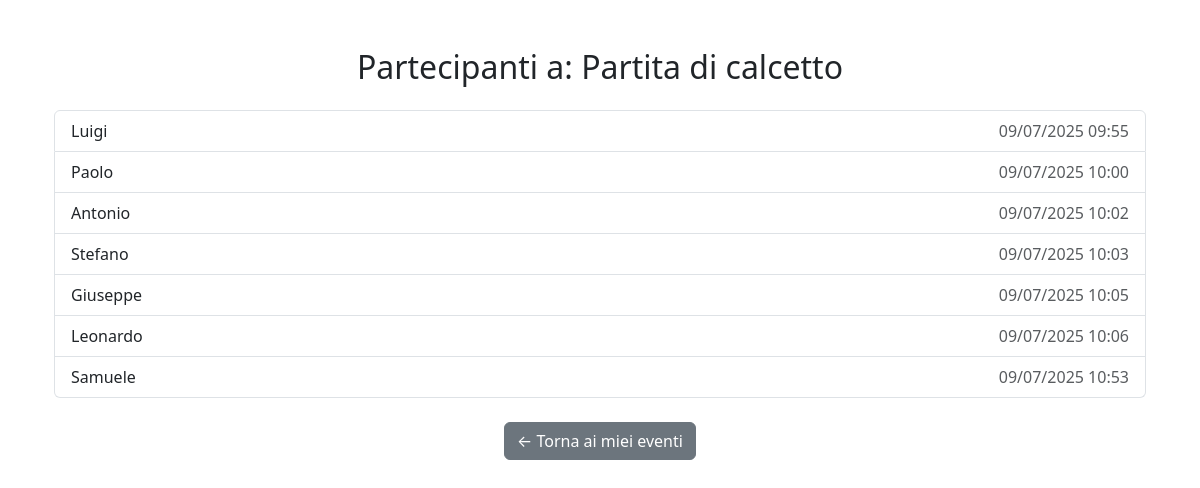
Screenshot of /9/attendees/ (signed in) with the database file from the repository.
### events/models.py (models this page shows, shortened)
class Event(models.Model):
    title = models.CharField(max_length=100)
    description = models.TextField()
    date = models.DateTimeField()
    location = models.CharField(max_length=200)
    organizer = models.ForeignKey(
        settings.AUTH_USER_MODEL,
        on_delete=models.CASCADE,
        related_name='organized_events',
        limit_choices_to={'user_type': 'organizer'}
    )
    class Meta:
        permissions = [
            ("can_view_all_events", "Può vedere tutti gli eventi"),
            ("can_register_for_event", "Può registrarsi a un evento"),
            ("can_unregister_from_event", "Può annullare la registrazione a un evento"),
            ("can_view_own_registrations", "Può vedere le proprie registrazioni"),
            ("can_create_event", "Può creare eventi"),
            ("can_delete_event", "Può eliminare eventi"),
            ("can_edit_event", "Può modificare eventi"),
            ("can_view_created_events", "Può vedere eventi organizzati"),
            ("can_view_attendees_list", "Può vedere gli iscritti a un evento"),
        ]

class Registration(models.Model):
    event = models.ForeignKey(
        Event,
        on_delete=models.CASCADE,
        related_name='registrations'
    )
    user = models.ForeignKey(
        settings.AUTH_USER_MODEL,
        on_delete=models.CASCADE,
        limit_choices_to={'user_type': 'attendee'}
    )
    registration_date = models.DateTimeField(auto_now_add=True)

### users/models.py (models this page shows, shortened)
class CustomUser(AbstractUser):
    USER_TYPES = [
        ('attendee', 'Attendee'),
        ('organizer', 'Organizer'),
    ]
    user_type = models.CharField(
        max_length=10,
        choices=USER_TYPES,
        default='attendee',
        verbose_name="Tipo utente",
        help_text="Seleziona il tipo di utente: partecipante o organizzatore."
    )
    email = models.EmailField(unique=True)

### events/views.py (the view)
# urls.py: path('<int:pk>/attendees/', EventAttendeesView.as_view(), name='event_attendees'),
class EventAttendeesView(LoginRequiredMixin, PermissionRequiredMixin, DetailView):
    permission_required = 'events.can_view_attendees_list'
    raise_exception = True
    model = Event
    template_name = 'events/event_attendees.html'
    context_object_name = 'event'
    def get_queryset(self):
        return Event.objects.filter(organizer=self.request.user)
    def get_context_data(self, **kwargs):
        context = super().get_context_data(**kwargs)
        context['attendees'] = Registration.objects.filter(
            event=self.object
        ).select_related('user')
        return context

### events/templates/events/event_attendees.html
{% extends "events/base.html" %}
{% block content %}
<div class="container mt-5">
    <h2 class="text-center mb-4">Partecipanti a: {{ event.title }}</h2>
    {% if attendees %}
        <ul class="list-group">
            {% for reg in attendees %}
                <li class="list-group-item d-flex justify-content-between align-items-center">
                    {{ reg.user.username }}
                    <span class="text-muted">{{ reg.registration_date|date:"d/m/Y H:i" }}</span>
                </li>
            {% endfor %}
        </ul>
    {% else %}
        <p class="text-center">Nessun partecipante registrato a questo evento.</p>
    {% endif %}
    <div class="text-center mt-4">
        <a href="{% url 'my_organized_events' %}" class="btn btn-secondary">← Torna ai miei eventi</a>
    </div>
</div>
{% endblock %}

### rows the page displays
Event: title "Partita di calcetto"
Registration: user.username "Luigi", registration_date "09/07/2025 09:55"
Registration: user.username "Paolo", registration_date "09/07/2025 10:00"
Registration: user.username "Antonio", registration_date "09/07/2025 10:02"
Registration: user.username "Stefano", registration_date "09/07/2025 10:03"
Registration: user.username "Giuseppe", registration_date "09/07/2025 10:05"
Registration: user.username "Leonardo", registration_date "09/07/2025 10:06"
Registration: user.username "Samuele", registration_date "09/07/2025 10:53"
